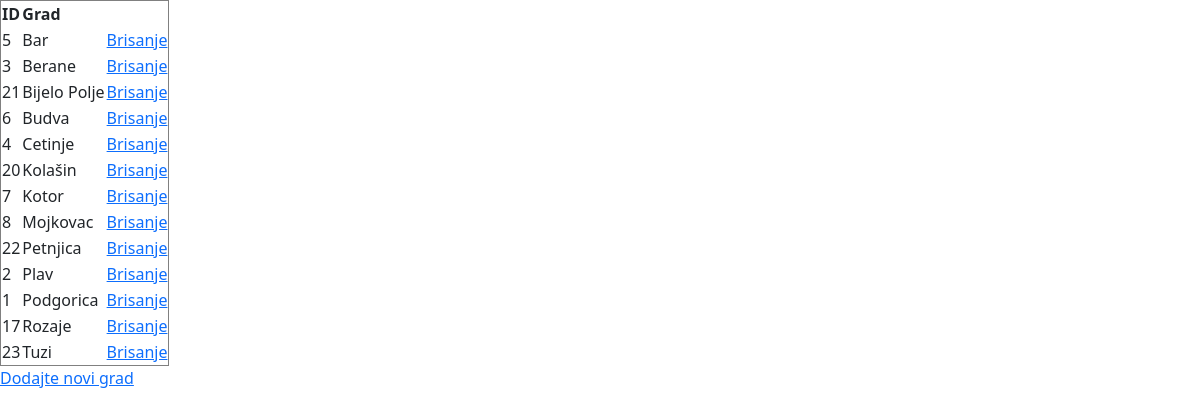
The app's page /grad.php with its own data.
### tables this page shows
CREATE TABLE `grad` (
  `id` int(11) NOT NULL,
  `ime` varchar(255) NOT NULL
);

### grad.php (the view, shortened to what this page needs)
<?php
    include 'db.php';
    $sqli = "SELECT * FROM grad ORDER BY ime ASC " ;
    $resi = mysqli_query($dbconn, $sqli);
?>
<!DOCTYPE html>
<html lang="en">
<head>
    <link href="https://cdn.jsdelivr.net/npm/bootstrap@5.0.0-beta2/dist/css/bootstrap.min.css" rel="stylesheet">
</head>
<body>
    <table border=1px;>
        <thead>
            <tr>
                <th>
                ID
                </th>
                <th>
                Grad
                </th>
            </tr>
        </thead>
        <tbody>
           <?php
             while ($redi = mysqli_fetch_assoc($resi)){
                  $id_tempo = $redi['id'];
                  $link4 = "<a href=\"izbrisi_grad.php?id=$id_tempo\">Brisanje</a>";
                  echo "<tr>";
                  echo "<td>".$id_tempo."</td>";
                  echo "<td>".$redi['ime']."</td>";
                  echo "<td>".$link4."</td>";
                  echo "</tr>";
             }
           ?>
        </tbody>
    </table>
    <a href = "novi_grad.php">Dodajte novi grad</a>
</body>
</html>

### records on screen
grad: id "5", ime "Bar"
grad: id "3", ime "Berane"
grad: id "21", ime "Bijelo Polje"
grad: id "6", ime "Budva"
grad: id "4", ime "Cetinje"
grad: id "20", ime "Kolašin"
grad: id "7", ime "Kotor"
grad: id "8", ime "Mojkovac"
grad: id "22", ime "Petnjica"
grad: id "2", ime "Plav"
grad: id "1", ime "Podgorica"
grad: id "17", ime "Rozaje"
grad: id "23", ime "Tuzi"
